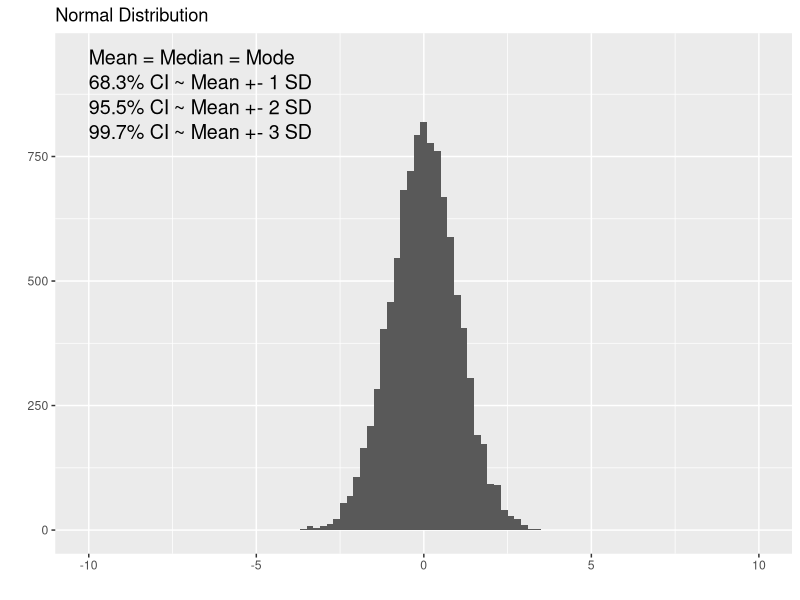
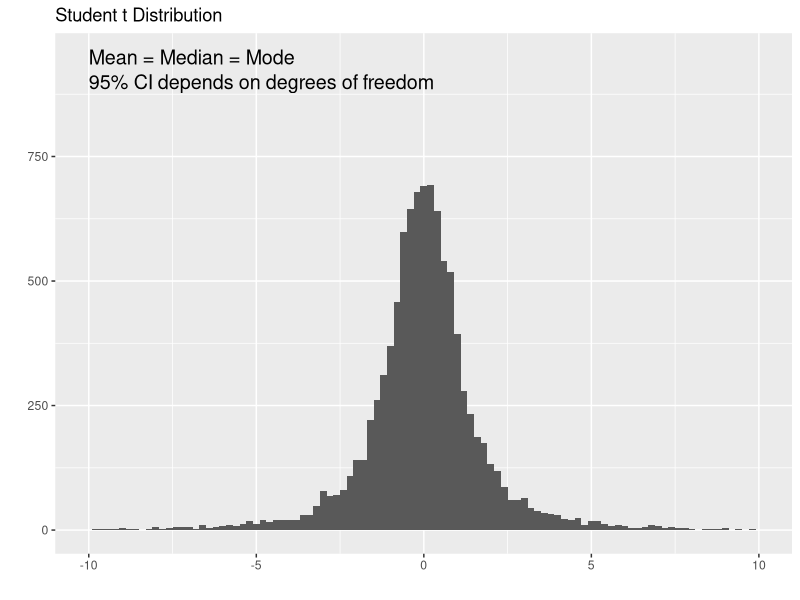
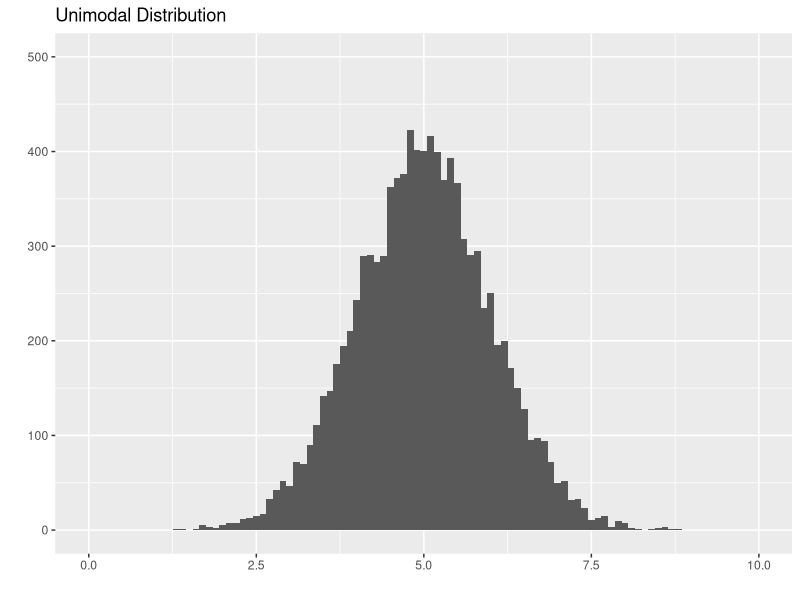
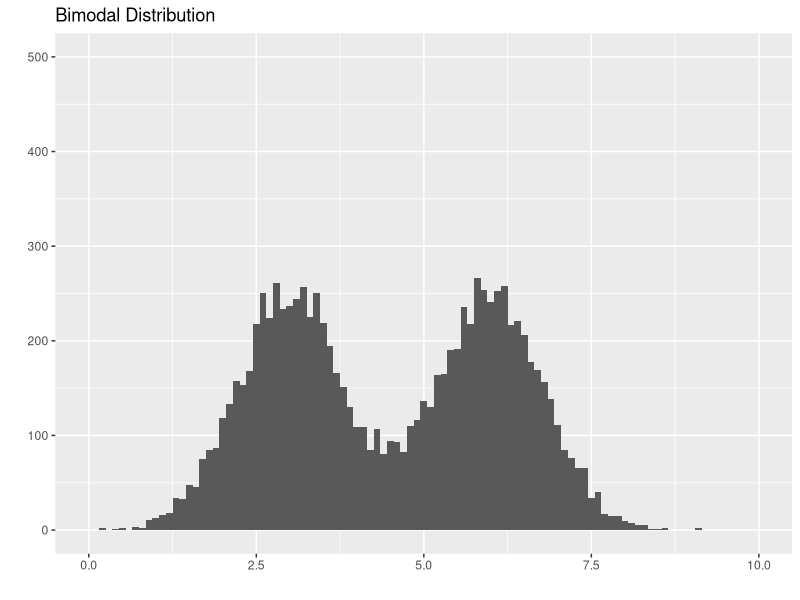
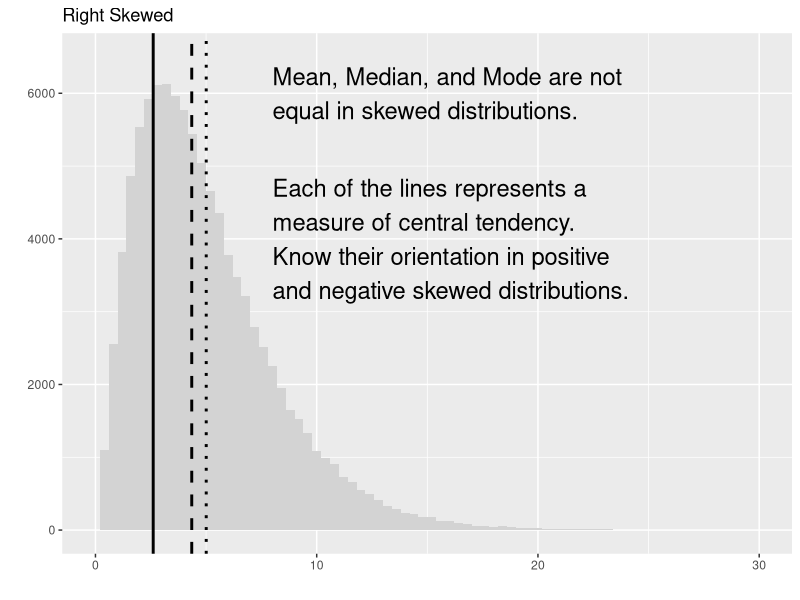
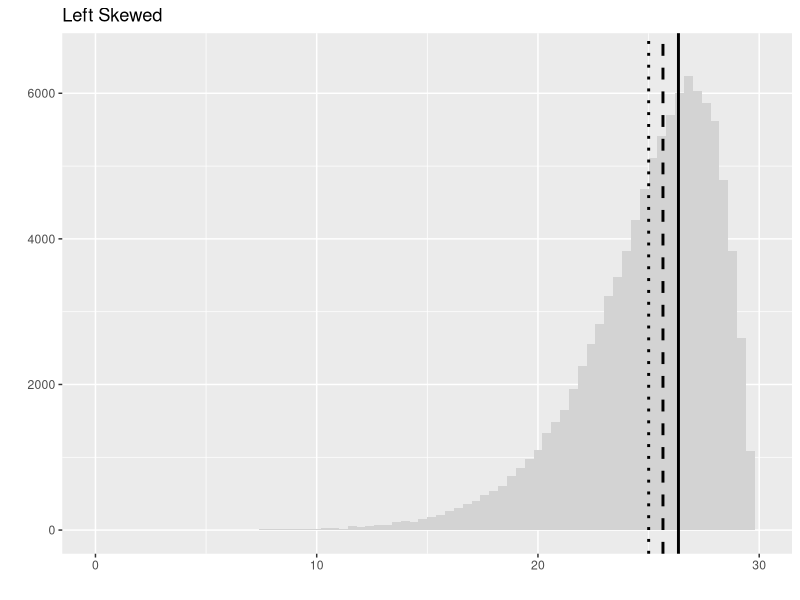
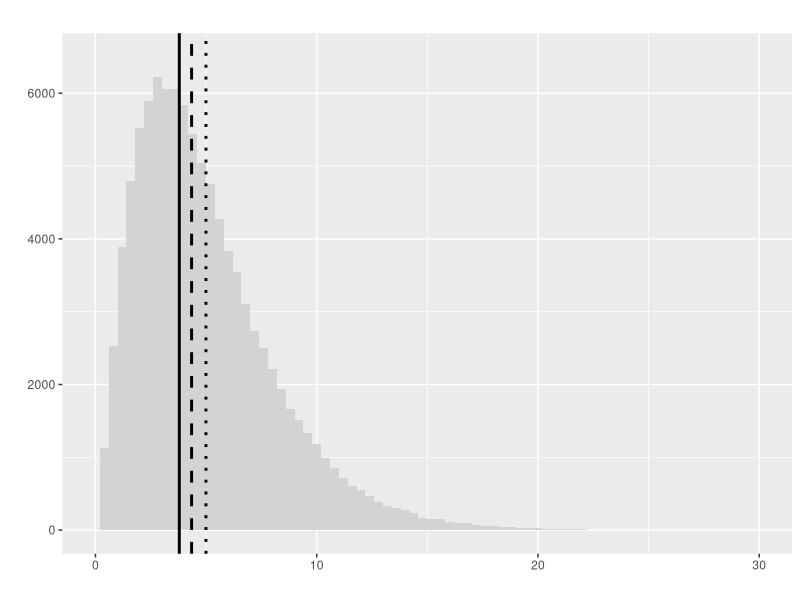
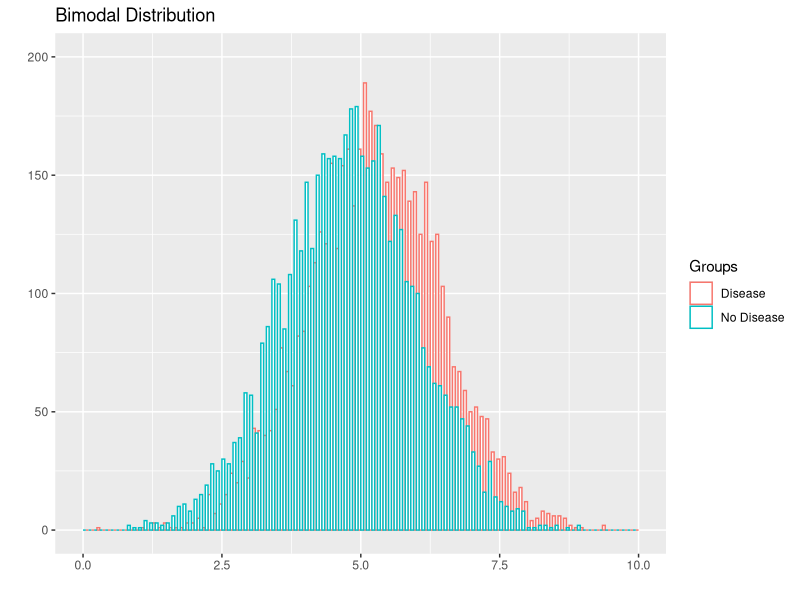

Reproduce these figures in R, in order.
## ---- chunk 1
library(ggplot2)
library(cowplot)
norm <- rnorm(10000, sd = 1)
ggplot(data.frame(data = norm), aes(data)) + 
  geom_histogram(binwidth = 0.2) + 
  xlim(-10, 10) + 
  ylim(0, 950) +
  ggtitle("Normal Distribution") + 
  labs(x="", y="") +
  annotate("text", x = -10, y = 950, label = "Mean = Median = Mode", size=5, hjust = 0) +
  annotate("text", x = -10, y = 900, label = "68.3% CI ~ Mean +- 1 SD", size=5, hjust = 0) +
  annotate("text", x = -10, y = 850, label = "95.5% CI ~ Mean +- 2 SD", size=5, hjust = 0) +
  annotate("text", x = -10, y = 800, label = "99.7% CI ~ Mean +- 3 SD", size=5, hjust = 0)
## ---- chunk 2
library(ggplot2)
library(cowplot)
studentt <- rt(10000, df=2)
ggplot(data.frame(data = studentt), aes(data)) + 
  geom_histogram(binwidth = 0.2)  + 
  xlim(-10, 10) + 
  ylim(0, 950) +
  ggtitle("Student t Distribution") + 
  labs(x="", y="") +
  annotate("text", x = -10, y = 950, label = "Mean = Median = Mode", size=5, hjust = 0) +
  annotate("text", x = -10, y = 900, label = "95% CI depends on degrees of freedom", size=5, hjust = 0)
## ---- chunk 3
library(ggplot2)
library(cowplot)
norm <- rnorm(10000, mean = 5, sd = 1)
ggplot(data.frame(data = norm), aes(data)) + 
  geom_histogram(binwidth = 0.1) + 
  xlim(0, 10) + 
  ylim(0, 500) +
  ggtitle("Unimodal Distribution") + 
  labs(x="", y="")
## ---- chunk 4
library(ggplot2)
library(cowplot)
norm1 <- rnorm(5000, mean = 3, sd = 0.8)
norm2 <- rnorm(5000, mean = 6, sd = 0.8)
ggplot(data.frame(data = c(norm1, norm2)), aes(data)) + 
  geom_histogram(binwidth = 0.1) + 
  xlim(0, 10) + 
  ylim(0, 500) +
  ggtitle("Bimodal Distribution") + 
  labs(x="", y="")
## ---- chunk 5
library(ggplot2)
library(cowplot)
Mode <- function(x) {
  ux <- unique(x)
  ux[which.max(tabulate(match(x, ux)))]
}
r.skew <- rchisq(100000, df = 5)
ggplot(data.frame(data = r.skew), aes(data)) +
  geom_histogram(binwidth = 0.4, fill = 'lightgray') + 
  geom_vline(xintercept = mean(r.skew), linetype = 'dotted', lwd = 1) +
  geom_vline(xintercept = median(r.skew), linetype = "dashed", lwd = 1) +
  geom_vline(xintercept = Mode(round(r.skew, digits = 2)), linetype = "solid", lwd = 1) +
  xlim(0, 30) + 
  ylim(0, 6500) +
  ggtitle("Right Skewed") + 
  labs(x="", y="") +
  annotate("text", x = 8, y = 6000, label = "Mean, Median, and Mode are not\nequal in skewed distributions.", size = 6, hjust = 0) +
  annotate("text", x = 8, y = 4000, label = "Each of the lines represents a\nmeasure of central tendency.\nKnow their orientation in positive\nand negative skewed distributions.", size = 6, hjust = 0)
## ---- chunk 6
library(ggplot2)
library(cowplot)
Mode <- function(x) {
  ux <- unique(x)
  ux[which.max(tabulate(match(x, ux)))]
}
l.skew <- 30 - rchisq(100000, df = 5)
ggplot(data.frame(data = l.skew), aes(data)) + 
  geom_histogram(binwidth = 0.4, fill = 'lightgray') + 
  geom_vline(xintercept = mean(l.skew), linetype = 'dotted', lwd = 1) +
  geom_vline(xintercept = median(l.skew), linetype = "dashed", lwd = 1) +
  geom_vline(xintercept = Mode(round(l.skew, digits = 2)), linetype = "solid", lwd = 1) +
  xlim(0, 30) + 
  ylim(0, 6500) +
  ggtitle("Left Skewed") + 
  labs(x="", y="")
## ---- chunk 7
library(ggplot2)
library(cowplot)
Mode <- function(x) {
  ux <- unique(x)
  ux[which.max(tabulate(match(x, ux)))]
}
r.skew <- rchisq(100000, df = 5)
ggplot(data.frame(data = r.skew), aes(data)) +
  geom_histogram(binwidth = 0.4, fill = 'lightgray') + 
  geom_vline(xintercept = mean(r.skew), linetype = 'dotted', lwd = 1) +
  geom_vline(xintercept = median(r.skew), linetype = "dashed", lwd = 1) +
  geom_vline(xintercept = Mode(round(r.skew, digits = 2)), linetype = "solid", lwd = 1) +
  xlim(0, 30) + 
  ylim(0, 6500) +
  ggtitle("") + 
  labs(x="", y="")
## ---- chunk 8
library(ggplot2)
library(cowplot)
norm1 <- rnorm(5000, mean = 4.75, sd = 1.2)
norm2 <- rnorm(5000, mean = 5.25, sd = 1.2)
ggplot(data.frame(data = c(norm1, norm2), Groups = c(rep('No Disease', length(norm1)), rep('Disease', length(norm2)))), aes(data, color = Groups)) + 
  geom_histogram(binwidth = 0.1, fill = 'white', position="dodge") + 
  xlim(0, 10) + 
  ylim(0, 200) +
  ggtitle("Bimodal Distribution") + 
  labs(x="", y="")
## ---- chunk 9
  norm1 <- rnorm(5000, mean = 4.75, sd = 1.2)
  norm2 <- rnorm(5000, mean = 5.25, sd = 1.2)
  (t.test(norm1, norm2))$p.value
## ---- chunk 10
library(ggplot2)
library(cowplot)
pos <- ggplot(mtcars, aes(x=wt, y=hp)) + 
  geom_point() + 
  ggtitle("Positive Correlation") + 
  labs(x="Weight", y="Horse Power")
neg <- ggplot(mtcars, aes(x=wt, y=mpg)) + 
  geom_point() + 
  ggtitle("Negative Correlation") + 
  labs(x="Weight", y="Fuel Efficiency (mpg)")

plot_grid(pos, neg)
## ---- chunk 11
library(ggplot2)
library(cowplot)
pos <- ggplot(mtcars, aes(x=wt, y=hp)) + 
  geom_point() + 
  geom_smooth(method='lm',formula=y~x) +
  ggtitle("Positive Correlation") + 
  labs(x="Weight", y="Horse Power") +
  xlim(1.5, 5.5) +
  ylim(00, 310) +
  annotate("text", x = 1.6, y = 300, label = paste("r == ", round(cor(mtcars$wt, mtcars$hp), digits = 3), sep = ''), size=5, hjust = 0, parse = TRUE) +
  annotate("text", x = 1.6, y = 280, label = paste("r^2 == ", round(cor(mtcars$wt, mtcars$hp)^2, digits = 3), sep = ''), size=5, hjust = 0, parse = TRUE)
show(pos)
## ---- chunk 12
library(ggplot2)
library(cowplot)
pos <- ggplot(mtcars, aes(x=wt, y=hp)) + 
  geom_point() + 
  geom_smooth(method='lm',formula=y~x) +
  ggtitle("Narrower spread in y-axis") + 
  labs(x="Weight", y="Horse Power") +
  xlim(1.5, 5.5) +
  ylim(0, 310) +
  annotate("text", x = 1.6, y = 300, label = paste("r == ", round(cor(mtcars$wt, mtcars$hp), digits = 3), sep = ''), size=5, hjust = 0, parse = TRUE) +
  annotate("text", x = 1.6, y = 280, label = paste("r^2 == ", round(cor(mtcars$wt, mtcars$hp)^2, digits = 3), sep = ''), size=5, hjust = 0, parse = TRUE)
show(pos)
## ---- chunk 13
library(ggplot2)
library(cowplot)
fit <- lm(hp~wt, data=mtcars)
predicted.y <- predict(fit)
new.y <- mtcars$hp
new.y[new.y - predicted.y > 0] <- new.y + 30
new.y[new.y - predicted.y < 0] <- new.y - 30
newdata <- data.frame(wt=mtcars$wt, hp=new.y)
pos <- ggplot(newdata, aes(x=wt, y=hp)) + 
  geom_point() + 
  geom_smooth(method='lm',formula=y~x) +
  ggtitle("Wider Spread in y-axis") + 
  labs(x="Weight", y="Horse Power") +
  xlim(1.5, 5.5) +
  ylim(0, 310) +
  annotate("text", x = 1.6, y = 300, label = paste("r == ", round(cor(newdata$wt, newdata$hp), digits = 3), sep = ''), size=5, hjust = 0, parse = TRUE) +
  annotate("text", x = 1.6, y = 280, label = paste("r^2 == ", round(cor(newdata$wt, newdata$hp)^2, digits = 3), sep = ''), size=5, hjust = 0, parse = TRUE)
show(pos)
## ---- chunk 14
library(ggplot2)
library(cowplot)
norm1 <- rnorm(5000, mean = 4.25, sd = 1.5)
norm2 <- rnorm(5000, mean = 7.75, sd = 1.5)
ggplot(data.frame(data = c(norm1, norm2), Groups = c(rep('No Disease', length(norm1)), rep('Disease', length(norm2)))), aes(data, fill = Groups)) + 
  geom_density(alpha=0.2) + 
  geom_vline(xintercept = 6, linetype = 'solid', lwd = 1) +
  scale_fill_manual(values = c("No Disease" = "blue", "Disease" = "red")) +
  labs(x="Cancer Biomarker", y="Fraction of Patients") +
  annotate("text", x = 1.5, y = 0.02, label = "True\nNegative", size=5, hjust = 0) +
  annotate("text", x = 4.6, y = 0.02, label = "False\nNegative", size=5, hjust = 0) +
  annotate("text", x = 6.35, y = 0.02, label = "False\nPositive", size=5, hjust = 0) +
  annotate("text", x = 9.2, y = 0.02, label = "True\nPositive", size=5, hjust = 0)
## ---- chunk 15
library(ggplot2)
library(cowplot)
norm1 <- rnorm(5000, mean = 4.25, sd = 1.5)
norm2 <- rnorm(5000, mean = 7.75, sd = 1.5)
ggplot(data.frame(data = c(norm1, norm2), Groups = c(rep('No Disease', length(norm1)), rep('Disease', length(norm2)))), aes(data, fill = Groups)) + 
  geom_density(alpha=0.2) + 
  geom_vline(xintercept = 6, linetype = 'solid', lwd = 1) +
  scale_fill_manual(values = c("No Disease" = "white", "Disease" = "red")) +
  labs(x="Cancer Biomarker", y="Fraction of Patients") +
  annotate("text", x = 1.5, y = 0.02, label = "True\nNegative", size=5, hjust = 0, color = '#dddddd') +
  annotate("text", x = 4.6, y = 0.02, label = "False\nNegative", size=5, hjust = 0) +
  annotate("text", x = 6.35, y = 0.02, label = "False\nPositive", size=5, hjust = 0, color = '#dddddd') +
  annotate("text", x = 9.2, y = 0.02, label = "True\nPositive", size=5, hjust = 0)
## ---- chunk 16
library(ggplot2)
library(cowplot)
norm1 <- rnorm(5000, mean = 4.25, sd = 1.5)
norm2 <- rnorm(5000, mean = 7.75, sd = 1.5)
ggplot(data.frame(data = c(norm1, norm2), Groups = c(rep('No Disease', length(norm1)), rep('Disease', length(norm2)))), aes(data, fill = Groups)) + 
  geom_density(alpha=0.2) + 
  geom_vline(xintercept = 6, linetype = 'solid', lwd = 1) +
  scale_fill_manual(values = c("No Disease" = "blue", "Disease" = "white")) +
  labs(x="Cancer Biomarker", y="Fraction of Patients") +
  annotate("text", x = 1.5, y = 0.02, label = "True\nNegative", size=5, hjust = 0) +
  annotate("text", x = 4.6, y = 0.02, label = "False\nNegative", size=5, hjust = 0, color = '#dddddd') +
  annotate("text", x = 6.35, y = 0.02, label = "False\nPositive", size=5, hjust = 0) +
  annotate("text", x = 9.2, y = 0.02, label = "True\nPositive", size=5, hjust = 0, color = '#dddddd')
## ---- chunk 17
library(ggplot2)
library(cowplot)
n = 1000
prevalence <- seq(0, 1, by = 0.001)
sensitivity <- 0.9
specificity <- 0.9

TP <- n * prevalence * sensitivity               # people testing correctly positive
TN <- (n - (n * prevalence)) * specificity       # people testing correctly negative
FP <- (n - (n * prevalence)) * (1 - specificity) # people who do not have disease but test positive
FN <- n * prevalence * (1 - sensitivity)         # people who have disease but test negative
PPV <- TP / (TP + FP)
NPV <- TN / (TN + FN)
    
data <- data.frame(x = prevalence, y = PPV)
ggplot(data, aes(x = x, y = y)) + 
  geom_line() +
  ylim(0, 1) + 
  labs(x="Prevalence", y="Positive Predictive Value")
## ---- chunk 18
library(ggplot2)
library(cowplot)
n = 1000
prevalence <- seq(0, 1, by = 0.001)
sensitivity <- 0.5
specificity <- 0.9
TP <- n * prevalence * sensitivity               # people testing correctly positive
TN <- (n - (n * prevalence)) * specificity       # people testing correctly negative
FP <- (n - (n * prevalence)) * (1 - specificity) # people who do not have disease but test positive
FN <- n * prevalence * (1 - sensitivity)         # people who have disease but test negative
PPV <- TP / (TP + FP)
NPV <- TN / (TN + FN)
data <- data.frame(x = prevalence, y = PPV)
ggplot(data, aes(x = x, y = y)) + 
  geom_line() +
  ylim(0, 1) + 
  labs(x="Prevalence", y="Positive Predictive Value") +
  annotate('text', x = 0.5, y = 0.25, label = "50% Sensitive and 90% Specific", size = 5)
## ---- chunk 19
library(ggplot2)
library(cowplot)
n = 1000
prevalence <- seq(0, 1, by = 0.001)
sensitivity <- 0.9
specificity <- 0.5
TP <- n * prevalence * sensitivity               # people testing correctly positive
TN <- (n - (n * prevalence)) * specificity       # people testing correctly negative
FP <- (n - (n * prevalence)) * (1 - specificity) # people who do not have disease but test positive
FN <- n * prevalence * (1 - sensitivity)         # people who have disease but test negative
PPV <- TP / (TP + FP)
NPV <- TN / (TN + FN)
data <- data.frame(x = prevalence, y = PPV)
ggplot(data, aes(x = x, y = y)) + 
  geom_line() +
  ylim(0, 1) + 
  labs(x="Prevalence", y="Positive Predictive Value") +
  annotate('text', x = 0.5, y = 0.25, label = "90% Sensitive and 50% Specific", size = 5)
## ---- chunk 20
library(ggplot2)
library(cowplot)
norm1 <- rnorm(318900, mean = 5, sd = 1.5)
norm2 <- rnorm(1200, mean = 10, sd = 1.5)
ggplot(data.frame(data = c(norm1, norm2), Groups = c(rep('No Disease', length(norm1)), rep('Disease', length(norm2)))), aes(x=data, fill=Groups)) + 
  geom_histogram(alpha = 0.2, position="identity", binwidth = 0.1) + 
  geom_vline(xintercept = 9, linetype = 'solid', lwd = 1) +
  scale_fill_manual(values = c("No Disease" = "blue", "Disease" = "red")) +
  labs(x="HIV Test", y="Number of Patients")
## ---- chunk 21
library(ggplot2)
library(cowplot)
norm1 <- rnorm(5000, mean = 4.25, sd = 1.5)
norm2 <- rnorm(5000, mean = 7.75, sd = 1.5)
ggplot(data.frame(data = c(norm1, norm2), Groups = c(rep('No Disease', length(norm1)), rep('Disease', length(norm2)))), aes(data, fill = Groups)) + 
  geom_density(alpha=0.2) + 
  geom_vline(xintercept = 5, linetype = 'solid', lwd = 1) +
  geom_vline(xintercept = 7, linetype = 'dotted', lwd = 1) +
  scale_fill_manual(values = c("No Disease" = "blue", "Disease" = "red")) +
  labs(x="Cancer Biomarker", y="Fraction of Patients")
## ---- chunk 22

dat <- data.frame(Groups = c('Control', 'Treatment'), Risk = c(0.6, 0.34))
ggplot(data=dat, aes(x=Groups, y=Risk)) +
  geom_bar(colour="black", stat="identity") +
  ylim(0,1) + 
  annotate("segment", x = 2, xend = 2, y = 0.34, yend = 0.6, colour = "red", size = 1.5) +
  annotate("text", x = 1.95, y = 0.47, colour = "red", size = 4, label = "Risk Difference", angle = 90)
